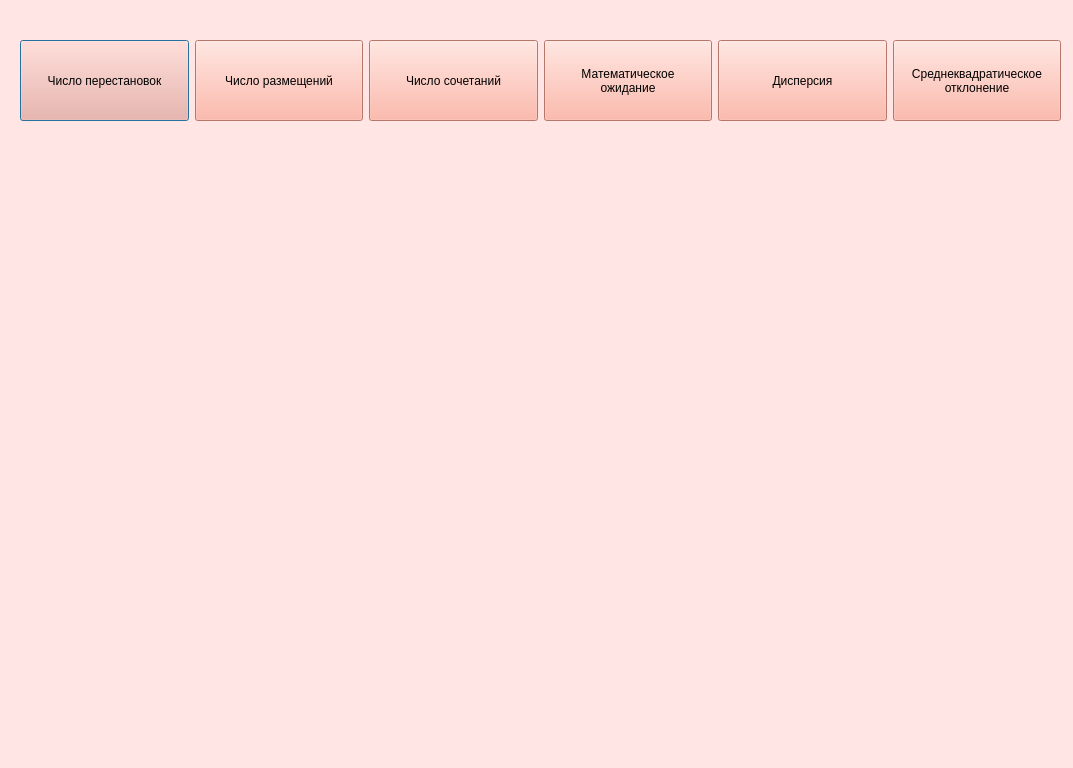
<?xml version="1.0" encoding="UTF-8"?>
<ui version="4.0">
 <class>Calculator</class>
 <widget class="QDialog" name="Calculator">
  <property name="geometry">
   <rect>
    <x>0</x>
    <y>0</y>
    <width>1073</width>
    <height>768</height>
   </rect>
  </property>
  <property name="windowTitle">
   <string>Калькулятор</string>
  </property>
  <property name="styleSheet">
   <string notr="true">background-color: rgb(255, 229, 228);</string>
  </property>
  <widget class="QWidget" name="horizontalLayoutWidget">
   <property name="geometry">
    <rect>
     <x>20</x>
     <y>40</y>
     <width>1041</width>
     <height>81</height>
    </rect>
   </property>
   <property name="sizePolicy">
    <sizepolicy hsizetype="Ignored" vsizetype="MinimumExpanding">
     <horstretch>0</horstretch>
     <verstretch>0</verstretch>
    </sizepolicy>
   </property>
   <layout class="QHBoxLayout" name="horizontalLayout">
    <item>
     <widget class="QPushButton" name="BtnPerestanovki">
      <property name="enabled">
       <bool>true</bool>
      </property>
      <property name="sizePolicy">
       <sizepolicy hsizetype="Ignored" vsizetype="MinimumExpanding">
        <horstretch>0</horstretch>
        <verstretch>0</verstretch>
       </sizepolicy>
      </property>
      <property name="styleSheet">
       <string notr="true">background-color: rgb(255, 166, 148);</string>
      </property>
      <property name="text">
       <string>Число перестановок</string>
      </property>
     </widget>
    </item>
    <item>
     <widget class="QPushButton" name="BtnRazmeshenie">
      <property name="sizePolicy">
       <sizepolicy hsizetype="Ignored" vsizetype="MinimumExpanding">
        <horstretch>0</horstretch>
        <verstretch>0</verstretch>
       </sizepolicy>
      </property>
      <property name="styleSheet">
       <string notr="true">background-color: rgb(255, 166, 148);</string>
      </property>
      <property name="text">
       <string>Число размещений</string>
      </property>
     </widget>
    </item>
    <item>
     <widget class="QPushButton" name="BtnSochetanie">
      <property name="sizePolicy">
       <sizepolicy hsizetype="Ignored" vsizetype="MinimumExpanding">
        <horstretch>0</horstretch>
        <verstretch>0</verstretch>
       </sizepolicy>
      </property>
      <property name="styleSheet">
       <string notr="true">background-color: rgb(255, 166, 148);</string>
      </property>
      <property name="text">
       <string>Число сочетаний</string>
      </property>
     </widget>
    </item>
    <item>
     <widget class="QPushButton" name="BtnMathojidanie">
      <property name="sizePolicy">
       <sizepolicy hsizetype="Ignored" vsizetype="MinimumExpanding">
        <horstretch>0</horstretch>
        <verstretch>0</verstretch>
       </sizepolicy>
      </property>
      <property name="styleSheet">
       <string notr="true">background-color: rgb(255, 166, 148);</string>
      </property>
      <property name="text">
       <string>Математическое
ожидание</string>
      </property>
     </widget>
    </item>
    <item>
     <widget class="QPushButton" name="BtnDispersion">
      <property name="sizePolicy">
       <sizepolicy hsizetype="Ignored" vsizetype="MinimumExpanding">
        <horstretch>0</horstretch>
        <verstretch>0</verstretch>
       </sizepolicy>
      </property>
      <property name="styleSheet">
       <string notr="true">background-color: rgb(255, 166, 148);</string>
      </property>
      <property name="text">
       <string>Дисперсия</string>
      </property>
     </widget>
    </item>
    <item>
     <widget class="QPushButton" name="BtnOtkloneniye">
      <property name="sizePolicy">
       <sizepolicy hsizetype="Ignored" vsizetype="MinimumExpanding">
        <horstretch>0</horstretch>
        <verstretch>0</verstretch>
       </sizepolicy>
      </property>
      <property name="styleSheet">
       <string notr="true">background-color: rgb(255, 166, 148);</string>
      </property>
      <property name="text">
       <string>Среднеквадратическое
отклонение</string>
      </property>
     </widget>
    </item>
   </layout>
  </widget>
 </widget>
 <resources/>
 <connections/>
</ui>
